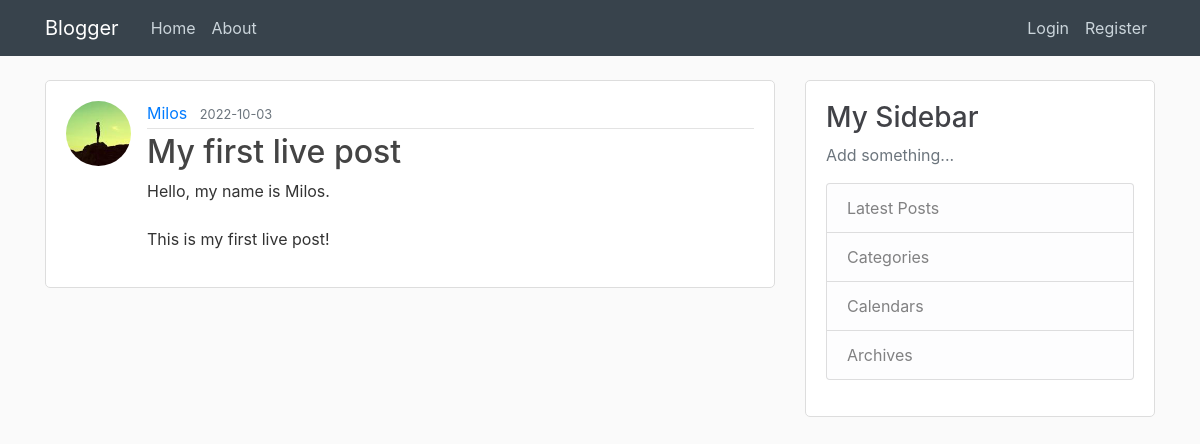
/post/1, run on the app's committed database.
### blogger/models.py (models this page shows, shortened)
class User(db.Model, UserMixin):
    id = db.Column(db.Integer, primary_key=True)
    username = db.Column(db.String(20), unique=True, nullable=False)
    email = db.Column(db.String(120), unique=True, nullable=False)
    image_file = db.Column(db.String(20), nullable=False, default='default.jpg')
    password = db.Column(db.String(60), nullable=False)
    posts = db.relationship('Post', backref='author', lazy=True)

class Post(db.Model):
    id = db.Column(db.Integer, primary_key=True)
    title = db.Column(db.String(100), nullable=False)
    date_posted = db.Column(db.DateTime, nullable=False, default=datetime.utcnow)
    content = db.Column(db.Text, nullable=False)
    user_id = db.Column(db.Integer, db.ForeignKey('user.id'), nullable=False)

### blogger/routes.py (the view)
@app.route("/post/<int:post_id>")
def post(post_id):
    post = Post.query.get_or_404(post_id)
    return render_template('post.html', title=post.title, post=post)

### blogger/templates/post.html (shortened to what this page needs)
{% extends 'layout.html' %}
{% block content %}
    <article class="media content-section">
        <img class="rounded-circle article-img" src="{{ url_for('static', filename='profile_pics/' + post.author.image_file) }}">
        <div class="media-body">
            <div class="article-metadata">
                <a class="mr-2" href="{{ url_for('user_posts', username=post.author.username) }}">{{ post.author.username }}</a>
                <small class="text-muted">{{ post.date_posted.strftime('%Y-%m-%d') }}</small>
            </div>
            <h2 class="article-title">{{ post.title }}</h2>
            <p class="article-content">{{ post.content }}</p>
        </div>
    </article>
{% endblock %}

### blogger/static/main.css (style rules this page uses)
body { background: #fafafa; color: #333333; margin-top: 5rem; }
h1, h2, h3, h4, h5, h6 { color: #414247; }
.content-section { background: #ffffff; padding: 20px 20px; border: 1px solid #dddddd; border-radius: 5px; margin-bottom: 20px; }
.article-title { color: #444444; }
.article-content { white-space: pre-line; }
.article-img { height: 65px; width: 65px; margin-right: 16px; }
.article-metadata { padding-bottom: 3px; margin-bottom: 4px; border-bottom: 1px solid #e3e3e3 }

### data on the page
User: image_file (picture), author.username "Milos"
Post: date_posted "2022-10-03", title "My first live post", content "Hello, my name is Milos. This is my first live post!"
